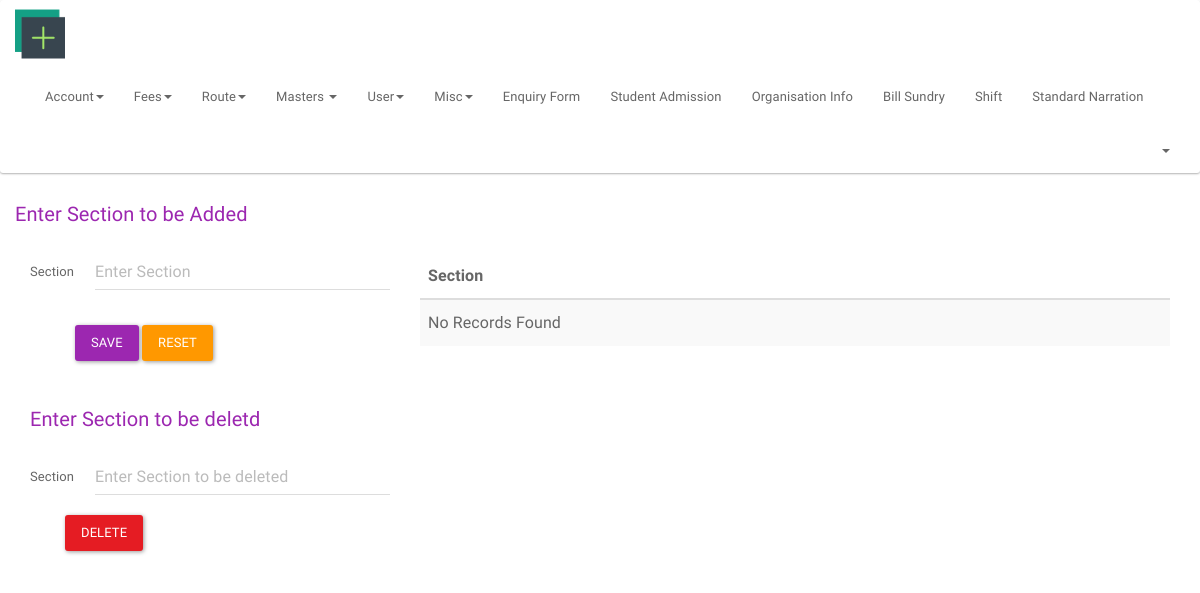
The app's page /index.php/admin/masters_section, older data.
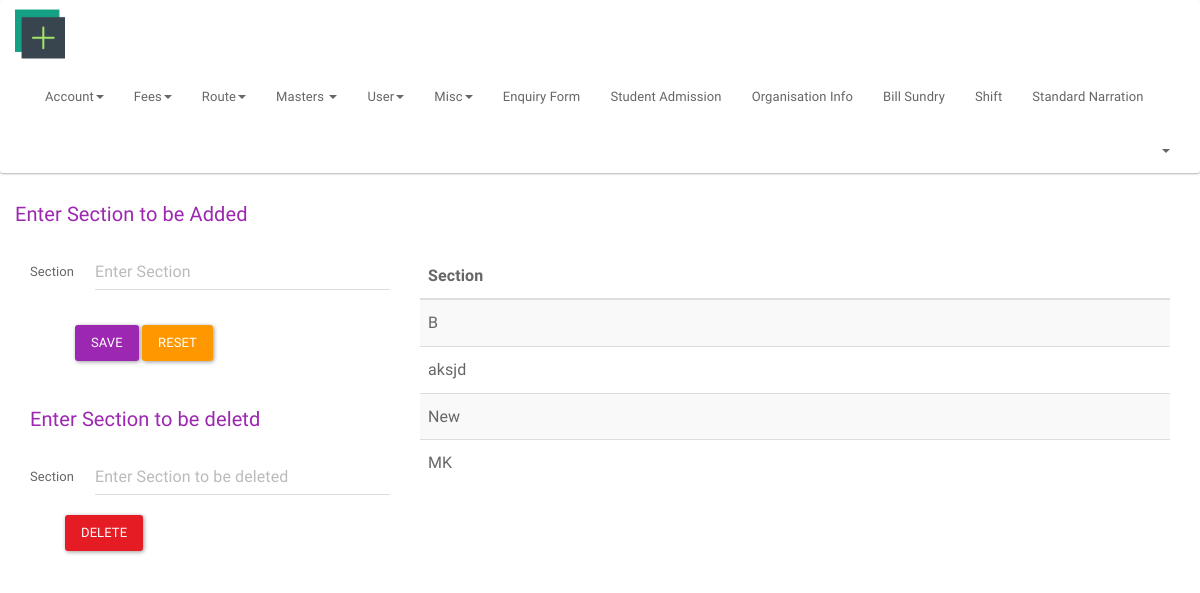
The same page, newer data.
### tables this page shows
CREATE TABLE `section` (
  `section_id` int(2) NOT NULL,
  `section_name` varchar(5) NOT NULL
);

### application/controllers/admin.php (called while the page is built, shortened)
<?php
class Admin extends MY_Controller
{
    public function __construct()
    {
        $this->load->view('private/admin/header');
        $this->load->view('private/admin/footer');
        $this->form_validation->set_error_delimiters('<div class="text-danger">', '</div>');
    }
    public function masters_section()
    {
        $form_validation='section';
        $table_name='section';
        $view='section';
        $field='section_name';
        $this->insert_genric($form_validation,$table_name,$view,$field);
    }
    public function insert_genric($form_validation,$table_name,$view,$field)
    {
        if ($this->form_validation->run($form_validation)) {
            $this->load->model('add_model', 'am');
            $post = $this->input->post();
            unset($post['submit']);
            if ($this->am->insert_data($table_name,$post)) {
                $this->load->model('get_model', 'gm');
                $array = $this->gm->get_list($field,$table_name);
                $this->load->view('private/admin/masters/'.$view,['view'=>$array]);
            } else {
                echo 'Query failed in inserting record';
            }
        } else {
            $this->load->model('get_model', 'gm');
            $array = $this->gm->get_list($field,$table_name);
            $this->load->view('private/admin/masters/'.$view,['view'=>$array]);
        }
    }
}

### index.php (called while the page is built, shortened)
<?php
require_once BASEPATH.'core/CodeIgniter.php';

### application/models/get_model.php (called while the page is built, shortened)
<?php
class Get_model extends MY_Model
{
    public function get_list($field,$table_name)
    {
        $query = $this->db->select($field)->get($table_name);
        $res = $query->result();
        $array=json_decode(json_encode($res),true);
        return $array;
    }
}

### application/views/private/admin/masters/section.php (the view, shortened to what this page needs)
<div class="container">
    <div class="row">
        <p style="font-size: 20px; margin-top:0px;" class="text-info">Enter Section to be Added</p>
        <div class="col-lg-4">
            <?php echo form_open('admin/masters_section', ['class' => 'form-horizontal']); ?>
            <div class="form-group">
                <label for="inputText" class="col-lg-2 control-label">Section</label>
                <div class="col-lg-10">
                    <?php echo form_input(['name' => 'section_name', 'class' => 'form-control',
                        'placeholder' => 'Enter Section',
                        'value' => set_value('section_name')]);
                    ?>
                </div>
            </div>
            <?php echo form_submit(['name' => 'submit', 'value' => 'Save', 'class' => 'btn btn-info',
                'style' => 'margin-left:45px; margin-top:20px;']),
            form_reset(['name' => 'reset', 'value' => 'reset', 'class' => 'btn btn-warning',
                'style' => 'margin-top:20px;']); ?>
            <?php echo form_close();?>
            <p style="font-size: 20px; margin-top: 40px;" class="text-info">Enter Section to be deletd</p>
            <?php echo form_open('admin/masters_section_del', ['class' => 'form-horizontal']); ?>
            <div class="form-group">
                <label for="inputText" class="col-lg-2 control-label">Section</label>
                <div class="col-lg-10">
                    <?php  echo form_input(['name' => 'section_delete', 'class' => 'form-control',
                        'placeholder' => 'Enter Section to be deleted',
                        'value' => set_value('section_delete')]);
                    ?>
                </div>
                <input type="submit" name="del_section" class="btn btn-danger" value="DELETE" style="margin-left: 50px; margin-top: 20px;">
            </div>
        </div>
        <div class="col-lg-8">
            <table class="table table-striped table-hover ">
                <thead>
                <tr>
                    <th>Section</th>
                </tr>
                </thead>
                <tbody>
                <?php if (count($view)): ?>
                    <?php
                    foreach ($view as $section) {
                        echo "<tr><td>" . $section['section_name'] . '<br>' . "</td></tr>";
                    }
                    ?>
                <?php else: ?>
                    <tr>
                        <td>No Records Found</td>
                    </tr>
                <?php endif; ?>
                </tbody>
            </table>
        </div>
    </div>
</div>

Row changes from the older to the newer data that the page shows:
added section: section_name "B"
added section: section_name "aksjd"
added section: section_name "New"
added section: section_name "MK"
Text that changed along with them:
text no longer shown: "No Records Found"
